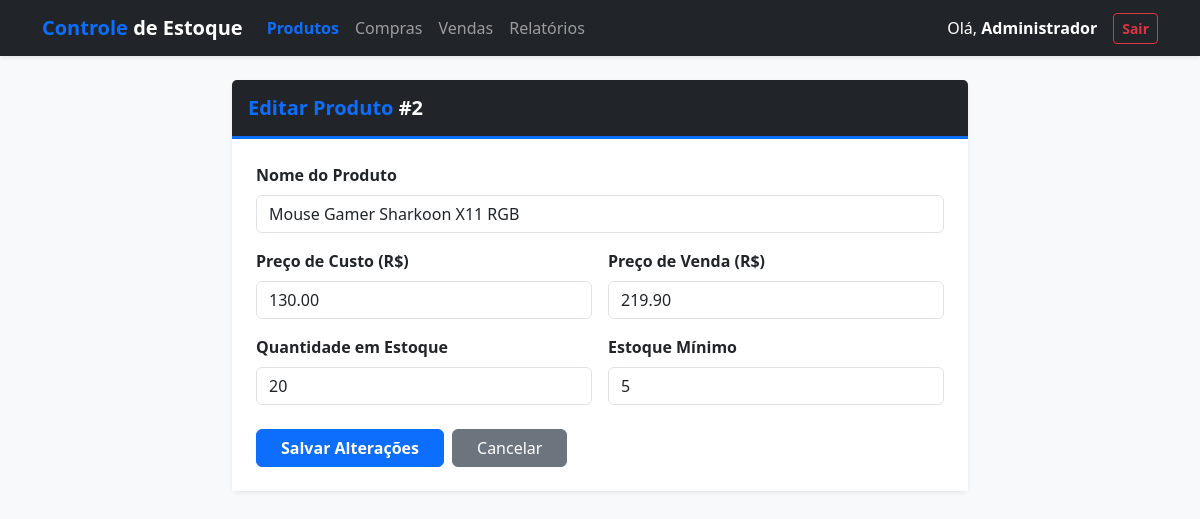
Screenshot of /editar_produto.php?id=2 (signed in) with the database file from the repository.
### tables this page shows
CREATE TABLE PRODUTOS (
    cd_produto INT NOT NULL AUTO_INCREMENT PRIMARY KEY,
    nm_produto VARCHAR(100) NOT NULL,
    ds_produto VARCHAR(200),
    vl_custo DECIMAL(10,2) NOT NULL,
    vl_venda DECIMAL(10,2) NOT NULL,
    qt_estoque INT NOT NULL DEFAULT 0,
    qt_estoque_minimo INT NOT NULL DEFAULT 0,
    cd_categoria INT NOT NULL,
    cd_fornecedor INT NOT NULL,

    FOREIGN KEY (cd_categoria)
        REFERENCES CATEGORIAS(cd_categoria),

    FOREIGN KEY (cd_fornecedor)
        REFERENCES FORNECEDORES(cd_fornecedor)
);

### editar_produto.php (the view, shortened to what this page needs)
<?php
require_once "conexao.php";
$id = isset($_GET['id']) ? intval($_GET['id']) : 0;
$stmt = $pdo->prepare("SELECT * FROM produtos WHERE cd_produto = ?");
$stmt->execute([$id]);
$produto = $stmt->fetch(PDO::FETCH_ASSOC);
?>
<!DOCTYPE html>
<html lang="pt-BR">
<head>
    <link href="https://cdn.jsdelivr.net/npm/bootstrap@5.3.3/dist/css/bootstrap.min.css" rel="stylesheet">
</head>
<body class="bg-light">
<nav class="navbar navbar-expand-lg navbar-dark bg-dark shadow-sm mb-4">
    <div class="container">
        <a class="navbar-brand fw-bold" href="index.php"><span class="text-primary">Controle</span> de Estoque</a>
        <div class="collapse navbar-collapse" id="menu">
            <ul class="navbar-nav me-auto mb-2 mb-lg-0">
                <li class="nav-item"><a class="nav-link active fw-bold text-primary" href="index.php">Produtos</a></li>
                <li class="nav-item"><a class="nav-link" href="compras.php">Compras</a></li>
                <li class="nav-item"><a class="nav-link" href="vendas.php">Vendas</a></li>
                <li class="nav-item"><a class="nav-link" href="relatorios.php">Relatórios</a></li>
            </ul>
            <div class="d-flex align-items-center">
                <span class="text-white me-3">Olá, <strong><?php echo htmlspecialchars($_SESSION['usuario']); ?></strong></span>
                <a href="logout.php" class="btn btn-outline-danger btn-sm fw-bold">Sair</a>
            </div>
        </div>
    </div>
</nav>
<div class="container mb-5">
    <div class="row justify-content-center">
        <div class="col-md-8">
            <div class="card shadow-sm border-0">
                <div class="card-header bg-dark text-white py-3 border-bottom border-primary border-3">
                    <h5 class="mb-0 fw-bold"><span class="text-primary">Editar Produto</span> #<?php echo $produto['cd_produto']; ?></h5>
                </div>
                <div class="card-body p-4 bg-white">
                    <form method="POST" action="editar_produto.php">
                        <div class="mb-3">
                            <label class="form-label fw-bold text-dark">Nome do Produto</label>
                            <input type="text" name="nome" class="form-control" value="<?php echo htmlspecialchars($produto['nm_produto']); ?>" required>
                        </div>
                        <div class="row g-3 mb-3">
                            <div class="col-md-6">
                                <label class="form-label fw-bold text-dark">Preço de Custo (R$)</label>
                                <input type="number" step="0.01" name="preco_custo" class="form-control" value="<?php echo $produto['vl_custo']; ?>" required>
                            </div>
                            <div class="col-md-6">
                                <label class="form-label fw-bold text-dark">Preço de Venda (R$)</label>
                                <input type="number" step="0.01" name="preco_venda" class="form-control" value="<?php echo $produto['vl_venda']; ?>" required>
                            </div>
                        </div>
                        <div class="row g-3 mb-4">
                            <div class="col-md-6">
                                <label class="form-label fw-bold text-dark">Quantidade em Estoque</label>
                                <input type="number" name="quantidade" class="form-control" value="<?php echo $produto['qt_estoque']; ?>" required>
                            </div>
                            <div class="col-md-6">
                                <label class="form-label fw-bold text-dark">Estoque Mínimo</label>
                                <input type="number" name="estoque_minimo" class="form-control" value="<?php echo $produto['qt_estoque_minimo']; ?>" required>
                            </div>
                        </div>
                        <div class="d-flex gap-2">
                            <button type="submit" class="btn btn-primary fw-bold px-4">Salvar Alterações</button>
                            <a href="index.php" class="btn btn-secondary px-4">Cancelar</a>
                        </div>
                    </form>
                </div>
            </div>
        </div>
    </div>
</div>
</body>
</html>

### rows the page displays
produtos: cd_produto "2", nome "Mouse Gamer Sharkoon X11 RGB", preco_custo "130.00", preco_venda "219.90", quantidade "20", estoque_minimo "5"

### other values shown
$_SESSION['usuario'] "Administrador"
